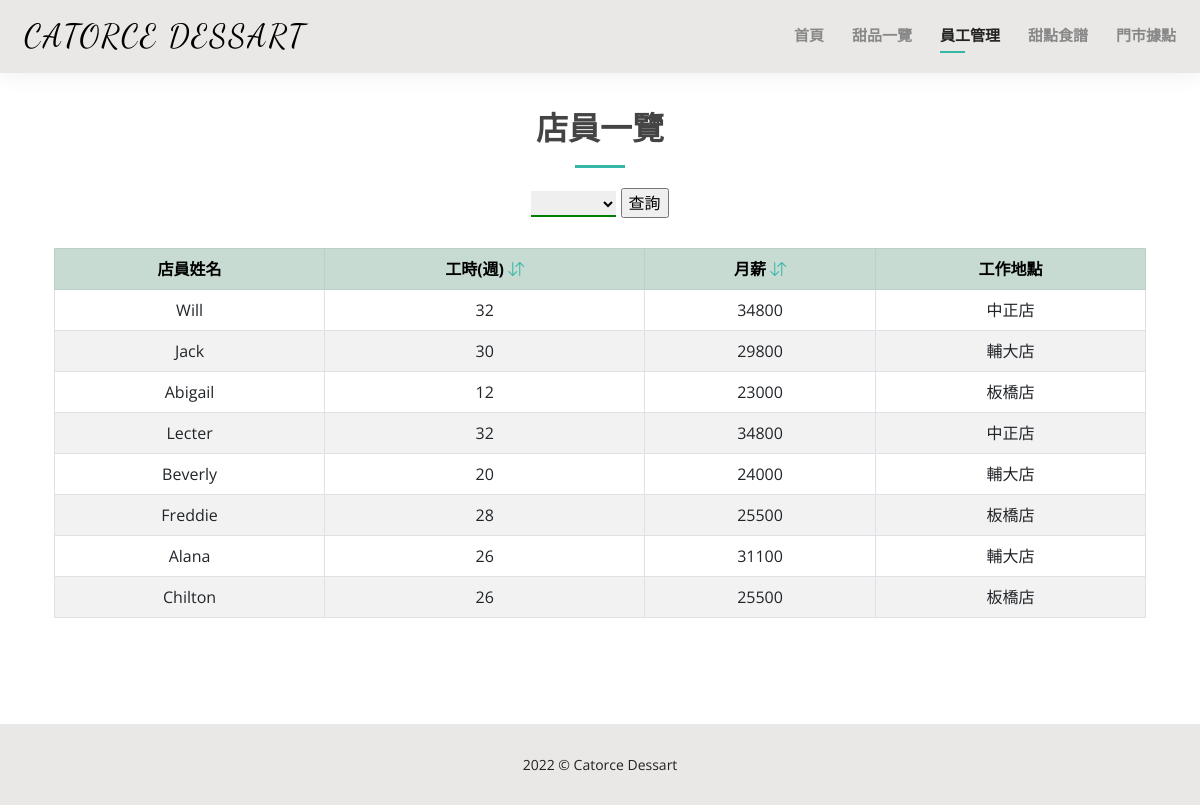
The app's page /員工管理.php with its own data.
### tables this page shows
CREATE TABLE `employee` (
  `E_ID` varchar(10) NOT NULL,
  `E_NAME` varchar(10) NOT NULL,
  `worktime` int(10) NOT NULL,
  `salary` int(10) NOT NULL,
  `S_ID` varchar(10) NOT NULL
);

CREATE TABLE `shop` (
  `S_ID` varchar(10) NOT NULL,
  `S_NAME` varchar(10) NOT NULL,
  `address` varchar(30) NOT NULL,
  `phone` varchar(11) NOT NULL
);

### 員工管理.php (the view, shortened to what this page needs)
<!DOCTYPE html>
<html lang="en">
<head>
    <link href="https://cdn.jsdelivr.net/npm/bootstrap@5.2.3/dist/css/bootstrap.min.css" rel="stylesheet">
    <link href="assets/vendor/aos/aos.css" rel="stylesheet">
    <link href="assets/vendor/bootstrap/css/bootstrap.min.css" rel="stylesheet">
    <link href="assets/vendor/bootstrap-icons/bootstrap-icons.css" rel="stylesheet">
    <link href="assets/vendor/boxicons/css/boxicons.min.css" rel="stylesheet">
    <link href="assets/vendor/glightbox/css/glightbox.min.css" rel="stylesheet">
    <link href="assets/vendor/swiper/swiper-bundle.min.css" rel="stylesheet">
    <link href="assets/css/style.css" rel="stylesheet">
</head>
<body>
    <header id="header" class="fixed-top">
        <div class="container-fluid d-flex justify-content-between align-items-center">
            <a href="index.php" class="logo" style="font-family: Dancing Script ">
                <font color="black">Catorce Dessart</font>
            </a>
            <nav id="navbar" class="navbar order-last order-lg-0">
                <ul>
                    <li><a href="index.php">首頁</a></li>
                    <li><a href="甜品一覽.php">甜品一覽</a></li>
                    <li><a class="active" href="員工管理.php">員工管理</a></li>
                    <li><a href="甜點食譜.php">甜點食譜</a></li>
                    <li><a href="門市據點.php">門市據點</a></li>
                </ul>
            </nav>
        </div>
    </header>
    <main id="main">
        <section id="resume" class="resume">
            <div class="container" data-aos="fade-up">
                <?php
                $searchtxt = $_GET['searchtxt'];
                ?>
                <div class="section-title">
                    <h2>店員一覽</h2>
                    <div align=center style="padding-bottom:30px;">
                        <form method=get action="員工管理.php">
                            <select name="searchtxt">
                                <option selected value="<?php echo $_GET['searchtxt']; ?>"><?php echo $_GET['searchtxt']; ?></option>
                                <option value="">所有地點</option>
                            </select>
                            <input type=submit value="查詢">
                        </form>
                    </div>
                    <table class="table table-bordered table-striped">
                        <tr class="table-success text-center">
                            <th>
                                店員姓名
                            </th>
                            <th>
                                <form method="get" onClick="submit()">
                                    工時(週)
                                        <?php if ($_GET['sltsort1'] == 'asc') { ?>
                                            <a href="javascript:;"><i class="bi bi-arrow-up" style="color:00E3E3"></i><input name="sltsort1" value="desc" hidden></a>
                                        <?php } elseif ($_GET['sltsort1'] == 'desc') { ?>
                                            <a href="javascript:;"><i class="bi bi-arrow-down" style="color:00E3E3"></i><input name="sltsort1" value="asc" hidden></a>
                                        <?php } else { ?>
                                            <a href="javascript:;"><i class="bi bi-arrow-down-up" style="color:00E3E3"></i><input name="sltsort1" value="asc" hidden></a>
                                        <?php } ?>
                                </form>
                            </th>
                            <th>
                                <form method="get" onClick="submit()">
                                    月薪
                                        <?php if ($_GET['sltsort2'] == 'asc') { ?>
                                            <a href="javascript:;"><i class="bi bi-arrow-up" style="color:00E3E3"></i><input name="sltsort2" value="desc" hidden></a>
                                        <?php } elseif ($_GET['sltsort2'] == 'desc') { ?>
                                            <a href="javascript:;"><i class="bi bi-arrow-down" style="color:00E3E3"></i><input name="sltsort2" value="asc" hidden></a>
                                        <?php } else { ?>
                                            <a href="javascript:;"><i class="bi bi-arrow-down-up" style="color:00E3E3"></i><input name="sltsort2" value="asc" hidden></a>
                                        <?php } ?>
                                </form>
                            </th>
                            <th>
                                工作地點
                            </th>
                        </tr>
                        <?php
                        $sortname = $_GET['sortname'];
                        $link = mysqli_connect('localhost', 'root', '12345678', 'dessertshop');
                        if (empty($searchtxt)) {
                            if (isset($sltsort)) {
                                $sql = "select * from employee, shop where employee.S_ID = shop.S_ID order by " . $sortname . " " . $sltsort;
                            } else {
                                $sql = "select * from employee, shop where employee.S_ID = shop.S_ID";
                            }
                        } else {
                            if (isset($sltsort)) {
                                $sql  = "select * from employee , shop where employee.S_ID = shop.S_ID and S_NAME = '$searchtxt' order by " . $sortname . " " . $sltsort;
                            } else {
                                $sql  = "select * from employee , shop where employee.S_ID = shop.S_ID and S_NAME = '$searchtxt'";
                            }
                        }
                        $result = mysqli_query($link, $sql);
                        while ($row = mysqli_fetch_assoc($result)) {
                            echo "<tr><td>", $row['E_NAME'], "</td><td>", $row['worktime'], "</td><td>", $row['salary'], "</td><td>", $row['S_NAME'], "</td></tr>";
                        }
                        ?>
                    </table>
                </div>
            </div>
        </section>
    </main>
    <footer id="footer">
        <div class="container">
            <div class="copyright">
                2022 © Catorce Dessart
            </div>
        </div>
    </footer>
</body>
</html>

### assets/css/style.css (style rules this page uses)
body { font-family: "Open Sans", sans-serif; color: #444444; }
a { color: #34b7a7; text-decoration: none; }
h1, h2, h3, h4, h5, h6 { font-family: "Raleway", sans-serif; }
#main { margin-top: 50px; }
#header { background: #e9e8e6; box-shadow: 0px 0px 25px 0 rgba(0, 0, 0, 0.08); z-index: 997; padding: 15px 0; }
#header .logo { font-size: 32px; margin: 0; padding: 0; line-height: 1; font-weight: 400; letter-spacing: 2px; text-transform: uppercase; }
.navbar { padding: 0; }
.navbar ul { margin: 0; padding: 0; display: flex; list-style: none; align-items: center; }
.navbar li { position: relative; padding: 10px 0 10px 28px; }
.navbar a, .navbar a:focus { display: flex; align-items: center; justify-content: space-between; font-family: "Raleway", sans-serif; font-size: 15px; font-weight: 600; color: #888888; white-space: nowrap; transition: 0.3s; position: relative; }
.navbar > ul > li > a:before { content: ""; position: absolute; width: 0; height: 2px; bottom: -5px; left: 0; background-color: #34b7a7; visibility: hidden; width: 0px; transition: all 0.3s ease-in-out 0s; }
.navbar a:hover:before, .navbar li:hover > a:before, .navbar .active:before { visibility: visible; width: 25px; }
.navbar a:hover, .navbar .active, .navbar .active:focus, .navbar li:hover > a { color: #222222; }
section { padding: 60px 0; }
.section-title { text-align: center; padding-bottom: 30px; }
.section-title h2 { font-size: 32px; font-weight: bold; text-transform: uppercase; margin-bottom: 20px; padding-bottom: 20px; position: relative; }
.section-title h2::after { content: ""; position: absolute; display: block; width: 50px; height: 3px; background: #34b7a7; bottom: 0; left: calc(50% - 25px); }
#footer { background: #e9e8e6; padding: 30px 0; color: #222222; font-size: 14px; text-align: center; }

### 員工管理.php (style rules this page uses)
select { border: none; border-bottom: 2px solid green; }

### records on screen
employee: E_NAME "Will", worktime "32", salary "34800", S_ID.S_NAME "中正店"
employee: E_NAME "Jack", worktime "30", salary "29800", S_ID.S_NAME "輔大店"
employee: E_NAME "Abigail", worktime "12", salary "23000", S_ID.S_NAME "板橋店"
employee: E_NAME "Lecter", worktime "32", salary "34800", S_ID.S_NAME "中正店"
employee: E_NAME "Beverly", worktime "20", salary "24000", S_ID.S_NAME "輔大店"
employee: E_NAME "Freddie", worktime "28", salary "25500", S_ID.S_NAME "板橋店"
employee: E_NAME "Alana", worktime "26", salary "31100", S_ID.S_NAME "輔大店"
employee: E_NAME "Chilton", worktime "26", salary "25500", S_ID.S_NAME "板橋店"
